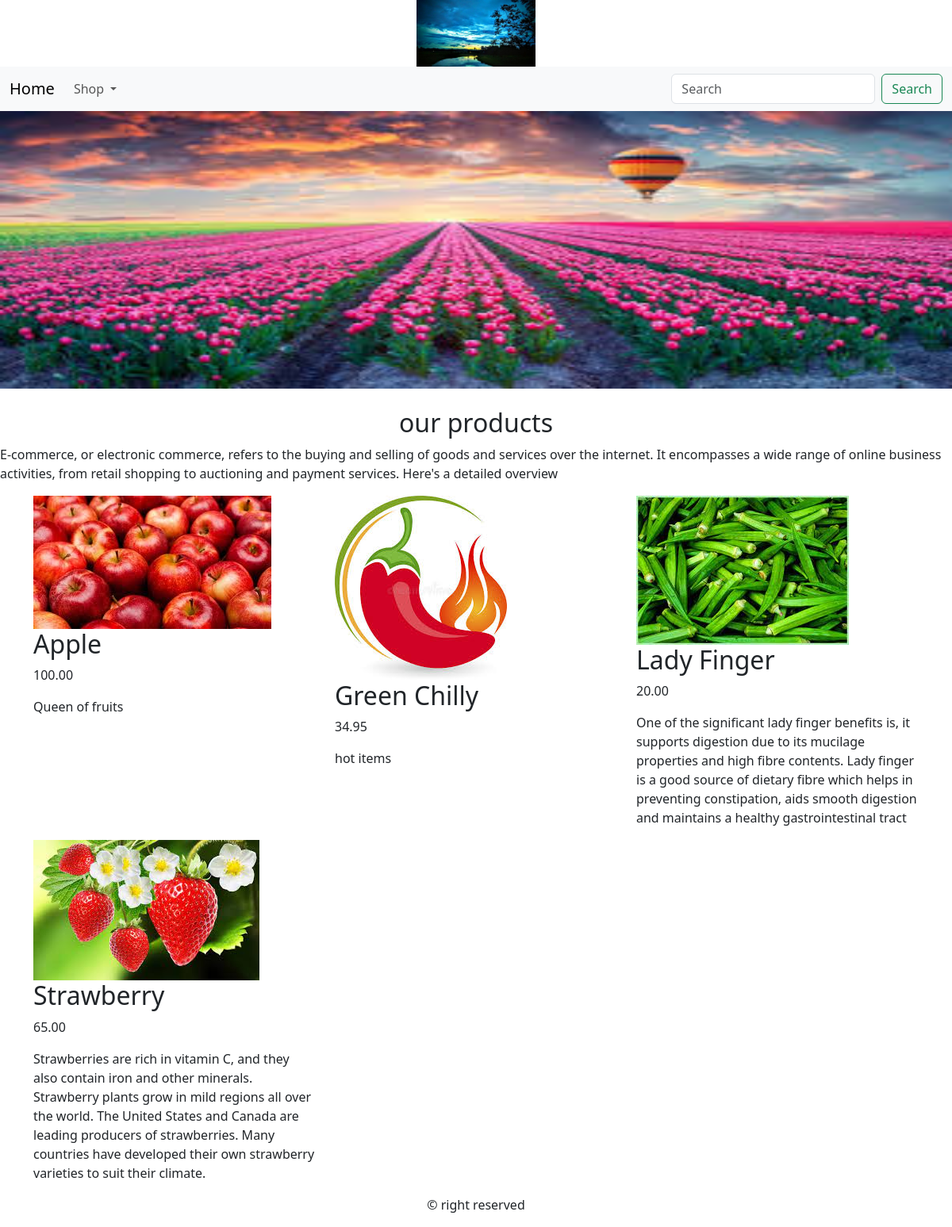
The app's page /shop/ with its own data.
### Ecomapp/models.py (models this page shows, shortened)
class Product(models.Model):
    name = models.CharField(max_length=250,unique=True)
    slug = models.SlugField(max_length=250,unique=True)
    desc = models.TextField()
    image = models.ImageField(upload_to='product',blank=True)
    price = models.DecimalField(max_digits=10,decimal_places=2)
    category = models.ForeignKey(Category,on_delete=models.CASCADE)
    stock = models.IntegerField()
    available = models.BooleanField(default=True)
    created = models.DateTimeField(auto_now_add=True)
    updated = models.DateTimeField(auto_now=True)
    class Meta:
        ordering = ('name',)
        verbose_name = 'product'
        verbose_name_plural = 'products'
    def get_url(self):
        return reverse('Ecomapp:ProdDetails',args=[self.category.slug,self.slug])

### Ecomapp/views.py (the view)
# urls.py: path('',views.AllProdCat,name='AllProdCat'),
def AllProdCat(request,c_slug=None):
    products = None
    c_page = None
    if c_slug != None:
        c_page = get_object_or_404(Category,slug=c_slug)
        products = Product.objects.all().filter(category=c_page,available=True)
    else:
        products = Product.objects.all().filter(available=True)
    return render(request,'category.html',{'category':c_page,'products':products})

### Ecomapp/context_processors.py (called while the page is built)
def get_links(request):
    links = Category.objects.all()
    print(links)
    return dict(links=links)

### Ecomapp/models.py (called while the page is built)
    def get_url(self):
        return reverse('Ecomapp:products_by_cat',args=[self.slug])

    def __str__(self):
        return self.name

### Ecomapp/templates/category.html (shortened to what this page needs)
{% extends 'base.html' %}
{% load static %}
{% block content %}
<div>
    {% if category %}
        <img src="{{category.image.url}}" alt="{{category.name}}" style="width:100%;height:370px;">
</div>
<br>
<div>
    <h2>{{category.name}}</h2><br>
    <p>{{category.desc}}</p>
</div>
    {% else %}
<div>
    <img src="{% static 'img/banner.jpg'  %}" alt="our products" style="width:100%;height:350px;">
</div><br>
<div>
    <h2 style="text-align:center;">our products</h2>
    <p>E-commerce, or electronic commerce, refers to the buying and selling of
        goods and services over the internet. It encompasses a wide range of online
        business activities, from retail shopping to auctioning and payment services.
        Here's a detailed overview </p>
</div>
{% endif %}
<div>
    <div class="container">
        <div class="row">
            {% for product in products %}
            <div class="col-md-4">
                <div>
                    <div>
                        <a href="{{product.get_url}}"><img src="{{product.image.url}}" alt="{{product.name}}"></a>
                        <div>
                            <h2>{{product.name }}</h2>
                            <p>{{product.price}}</p>
                            <p>{{product.desc}}</p>
                        </div>
                    </div>
                </div>
            </div>
            {% endfor %}
            </div>
        </div>
</div>
{% endblock %}

### Ecomapp/templates/base.html (shortened to what this page needs)
<!DOCTYPE html>
<html lang="en">
<head>
</head>
<body>
{% include 'header.html' %}
{% include 'navbar.html' %}
{% block content %}
{% endblock %}
{% include 'footer.html' %}
</body>
</html>

### Ecomapp/templates/header.html
{% load static %}
<header>
  <center>
    <a href="{% url 'Ecomapp:AllProdCat' %}"><img src="{% static 'img/logo.png' %}" alt="logimage" style="width:150px;"></a>
  </center>
</header>

### Ecomapp/templates/navbar.html (shortened to what this page needs)
<!DOCTYPE html>
<html lang="en">
<head>
  <link href="https://cdn.jsdelivr.net/npm/bootstrap@5.3.3/dist/css/bootstrap.min.css" rel="stylesheet">
</head>
<nav class="navbar navbar-expand-lg bg-body-tertiary">
  <div class="container-fluid">
    <a class="navbar-brand" href="{% url 'Ecomapp:AllProdCat' %}">Home</a>
    <div class="collapse navbar-collapse" id="navbarSupportedContent">
      <ul class="navbar-nav me-auto mb-2 mb-lg-0">
        <li class="nav-item dropdown">
          <a class="nav-link dropdown-toggle" href="" role="button" data-bs-toggle="dropdown" aria-expanded="false">
            Shop
          </a>
        </li>
      </ul>
      <form class="d-flex" role="search" action="{% url 'searchapp:searchresult' %}" method="get">
        <input class="form-control me-2" type="search" name="q" placeholder="Search" aria-label="Search">
        <button class="btn btn-outline-success" type="submit">Search</button>
      </form>
    </div>
  </div>
</nav>

### Ecomapp/templates/footer.html
<p style="text-align:center;">&copy; right reserved</p>

### records on screen
Product: image (picture), name "Apple", price "100.00", desc "Queen of fruits"
Product: image (picture), name "Green Chilly", price "34.95", desc "hot items"
Product: image (picture), name "Lady Finger", price "20.00", desc "One of the significant lady finger benefits is, it supports digestion due to its mucilage properties and high fibre contents. Lady finger is a good source of dietary fibre which helps in preventing constipation, aids smooth digestion and maintains a healthy gastrointestinal tract"
Product: image (picture), name "Strawberry", price "65.00", desc "Strawberries are rich in vitamin C, and they also contain iron and other minerals. Strawberry plants grow in mild regions all over the world. The United States and Canada are leading producers of strawberries. Many countries have developed their own strawberry varieties to suit their climate."
